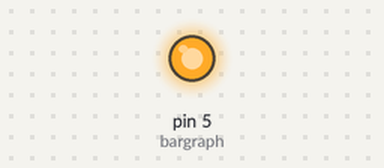
Recording of a sketch running on a simulated Arduino Uno, built with avr-gcc and run on an emulated ATmega328P. On the bench: output pins drawn as LEDs (lit = HIGH).

Above: at 0.1 s.
Timing chart, 0 to 1.6 s (numbered marks = the images above):
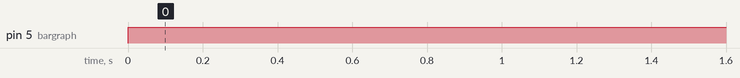

The sketch:

lightItUp.ino
```cpp
int bargraph = 5;

void setup() {
  Serial.begin(9600);
  pinMode(bargraph, OUTPUT);
}

void loop() {
  analogWrite(bargraph, 1023);
}
```

Measured:
- by itself, pin 5 (bargraph): LOW → HIGH at 0.00 s
